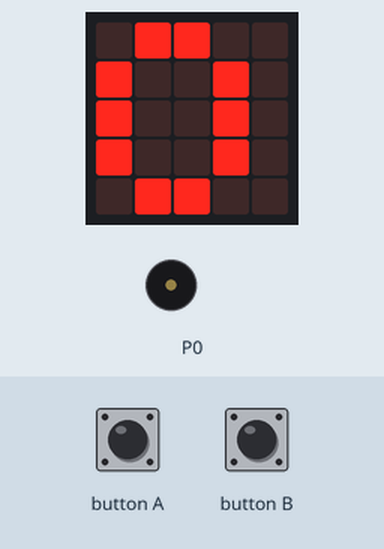
This program was run on a simulated BBC micro:bit (MakeCode). Parts: the board's 5×5 LED display, buzzer (waves = sounding). Inputs (shaded band) come from the test bench.

Above: at 1.9 s.
2.0 s: button B pressed for 0.15 s
At 2.5 s:
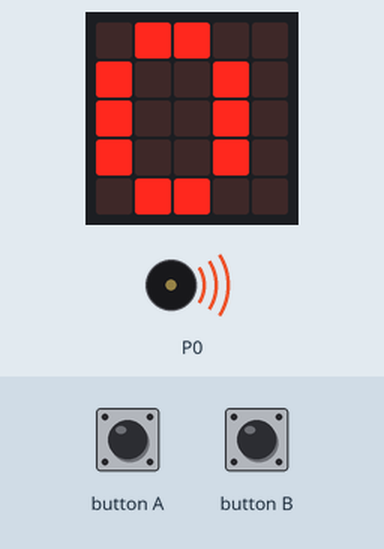
2.7 s: button A pressed for 0.15 s
At 3.38 s:
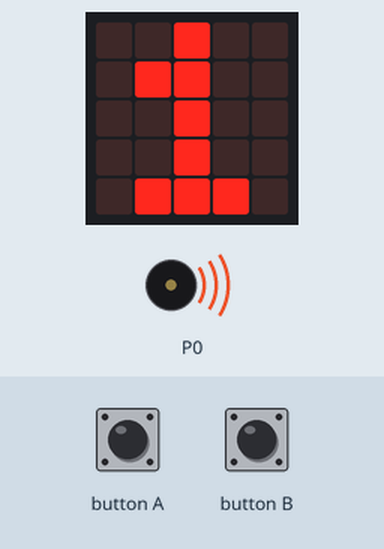
3.4 s: button A pressed for 0.15 s
At 4.0 s:
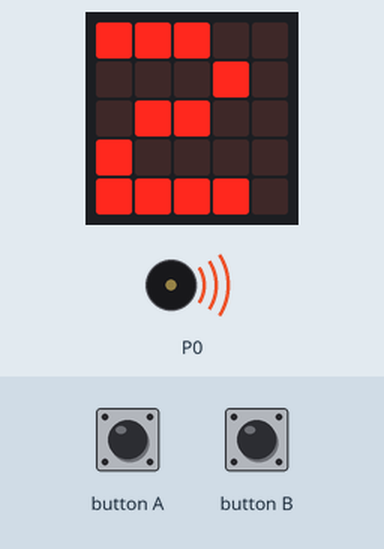
Timing chart, 0 to 10.1 s (numbered marks = the images above; inputs shaded):
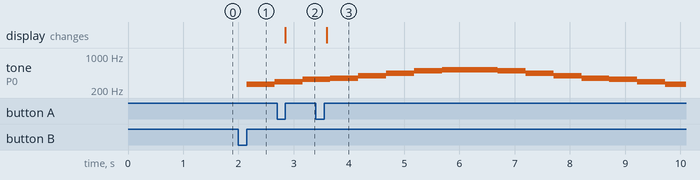

Measured:
- after the input at 2.0 s, tone on P0: silent → 262 Hz after 0.15 s, → 294 Hz 0.51 s later
- after the input at 2.7 s, the display: changes after 0.15 s (image 2)
- after the input at 3.4 s, the display: changes after 0.20 s (image 3)

The program:

main.ts
```typescript
input.onButtonPressed(Button.A, function () {
    시간 += 1
    basic.showNumber(시간)
})
input.onGesture(Gesture.Shake, function () {
    시간 = 0
    basic.showNumber(시간)
})
input.onButtonPressed(Button.B, function () {
    while (시간 > 0) {
        basic.pause(60000)
        시간 += -1
    }
    for (let index = 0; index < 2; index++) {
        music.play(music.stringPlayable("C D E F G A B C5 ", 120), music.PlaybackMode.UntilDone)
        music.play(music.stringPlayable("C5 B A G F E D C ", 120), music.PlaybackMode.UntilDone)
    }
})
let 시간 = 0
시간 = 0
basic.showNumber(시간)
```

test.ts
```typescript
// 테스트는 여기로 이동합니다; 이 패키지가 확장으로 사용될 때 컴파일되지 않을 것 입니다.
```
